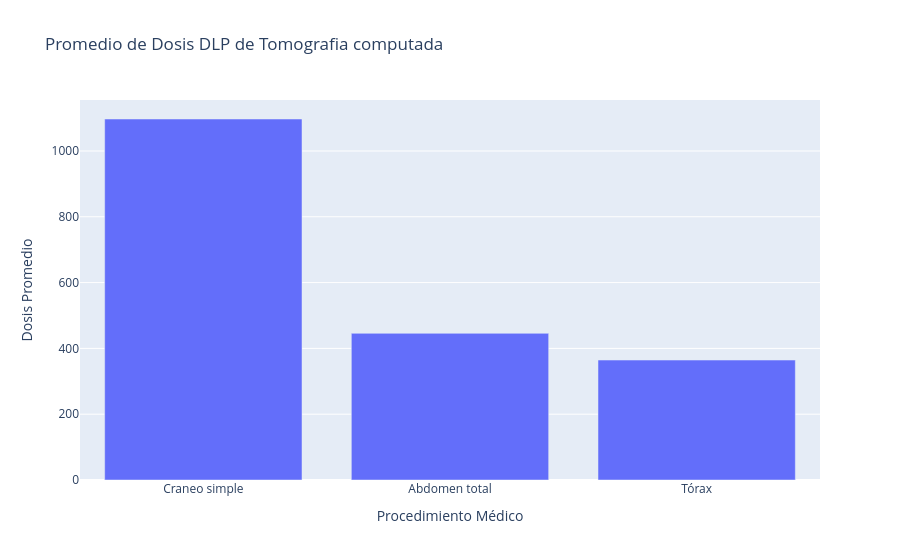
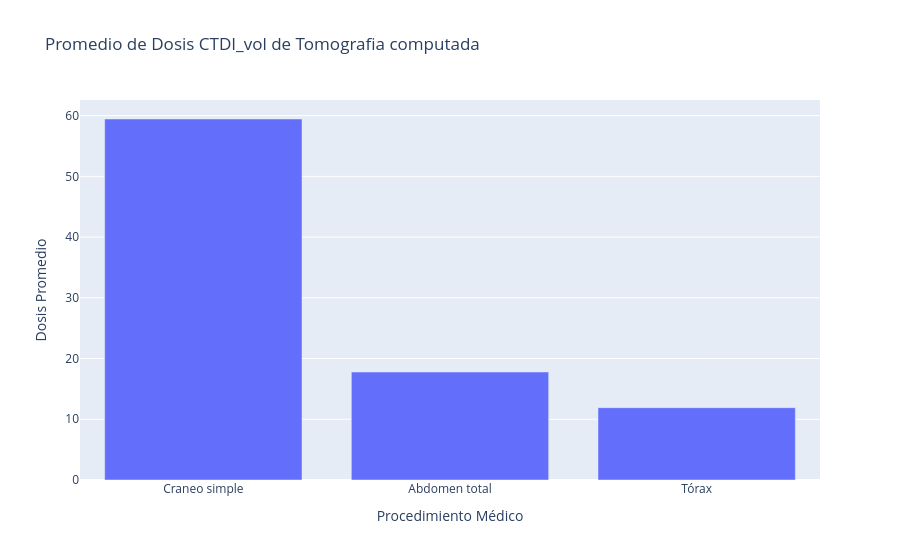

Notebook source saved alongside these figures, in order:
### Markdown cell above
### Graficas con solo 4 procedimientos ya limpiados

### Code cell
#graficamos el promedio de dosis por procedimiento medico
# Unificamos los nombres de los procedimientos de tórax
df_filtrado['Procedimento Medico'] = df_filtrado['Procedimento Medico'].replace(
    {
        'TOMOGRAFÍA COMPUTADA DE TÓRAX DE ALTA RESOLUCIÓN (TCAR)': 'TOMOGRAFIA AXIAL COMPUTADA DE TORAX'
    }
)

# Calculamos el promedio de DLP por procedimiento médico (ya unificados)
promedios = df_filtrado.groupby('Procedimento Medico').agg({'DLP': 'mean'}).reset_index() 
promedios = promedios.sort_values('DLP', ascending=False)

# Mapeo de nombres para el eje x
nombre_mapeo = {
    'TOMOGRAFIA AXIAL COMPUTADA DE ABDOMEN Y  PELVIS (ABDOMEN TOTAL)': 'Abdomen total',
    'TOMOGRAFIA AXIAL COMPUTADA DE CRANEO SIMPLE': 'Craneo simple',
    'TOMOGRAFIA AXIAL COMPUTADA DE TORAX': 'Tórax'
}
promedios['Procedimiento Eje X'] = promedios['Procedimento Medico'].map(nombre_mapeo)

fig = go.Figure(data=[
    go.Bar(name='DLP', x=promedios['Procedimiento Eje X'], y=promedios['DLP'])
])
fig.update_layout(
    barmode='group',
    title='Promedio de Dosis DLP de Tomografia computada',
    xaxis_title='Procedimiento Médico',
    yaxis_title='Dosis Promedio'
)
fig.show()



# Calculamos el promedio de DLP por procedimiento médico (ya unificados)
promedios_1 = df_filtrado.groupby('Procedimento Medico').agg({'CTDI_vol': 'mean'}).reset_index()
promedios_1 = promedios_1.sort_values('CTDI_vol', ascending=False)

promedios_1['Procedimiento Eje X'] = promedios_1['Procedimento Medico'].map(nombre_mapeo)

fig_1 = go.Figure(data=[
    go.Bar(name='CTDI_vol', x=promedios_1['Procedimiento Eje X'], y=promedios_1['CTDI_vol'])
])
fig_1.update_layout(
    barmode='group',
    title='Promedio de Dosis CTDI_vol de Tomografia computada',
    xaxis_title='Procedimiento Médico',
    yaxis_title='Dosis Promedio'
)
fig_1.show()

### Figure 1 — Plotly figure (JSON) as saved in the notebook; plotly's stock layout.template omitted (floating-point values rounded to 4 significant figures)
{"data": [{"name": "DLP", "type": "bar", "x": ["Craneo simple", "Abdomen total", "Tórax"], "y": [1097.0, 445.8, 364.6]}], "layout": {"barmode": "group", "title": {"text": "Promedio de Dosis DLP de Tomografia computada"}, "xaxis": {"title": {"text": "Procedimiento Médico"}}, "yaxis": {"title": {"text": "Dosis Promedio"}}}}

### Figure 2 — Plotly figure (JSON) as saved in the notebook; plotly's stock layout.template omitted (floating-point values rounded to 4 significant figures)
{"data": [{"name": "CTDI_vol", "type": "bar", "x": ["Craneo simple", "Abdomen total", "Tórax"], "y": [59.45, 17.78, 11.91]}], "layout": {"barmode": "group", "title": {"text": "Promedio de Dosis CTDI_vol de Tomografia computada"}, "xaxis": {"title": {"text": "Procedimiento Médico"}}, "yaxis": {"title": {"text": "Dosis Promedio"}}}}
